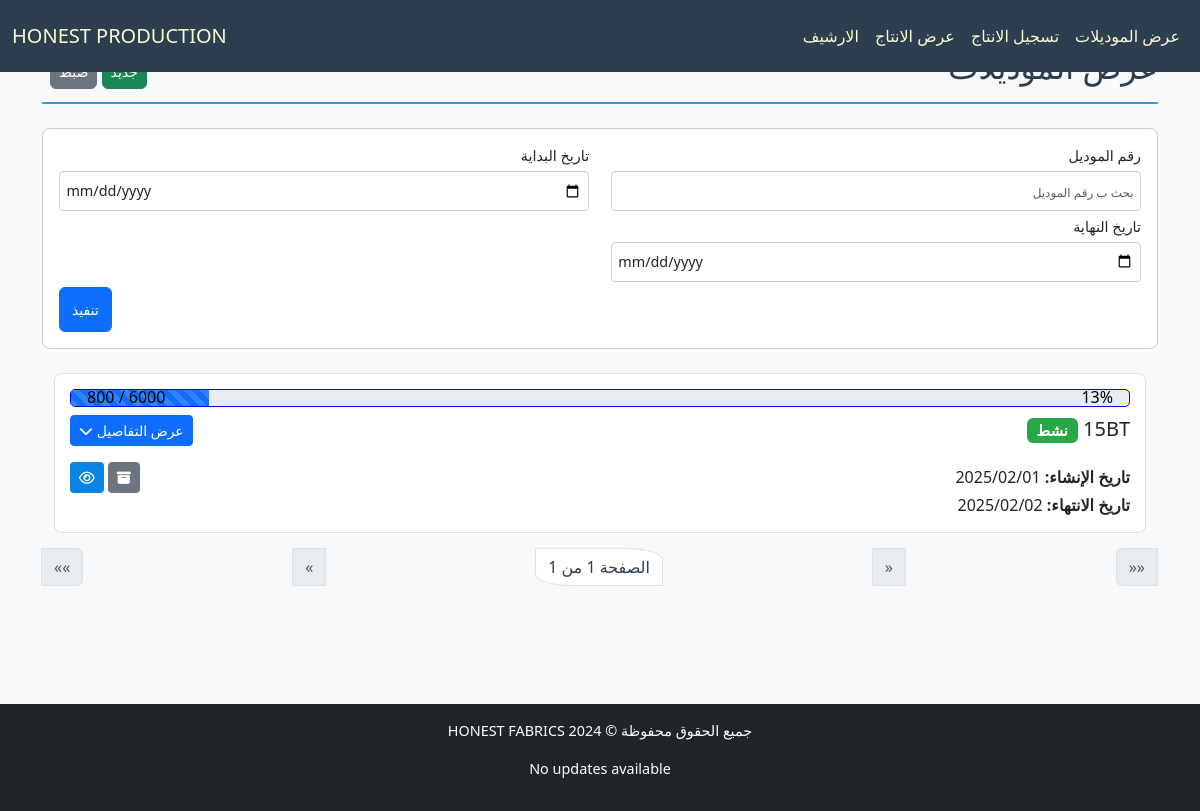
/production/, run on an earlier commit of the app's database.
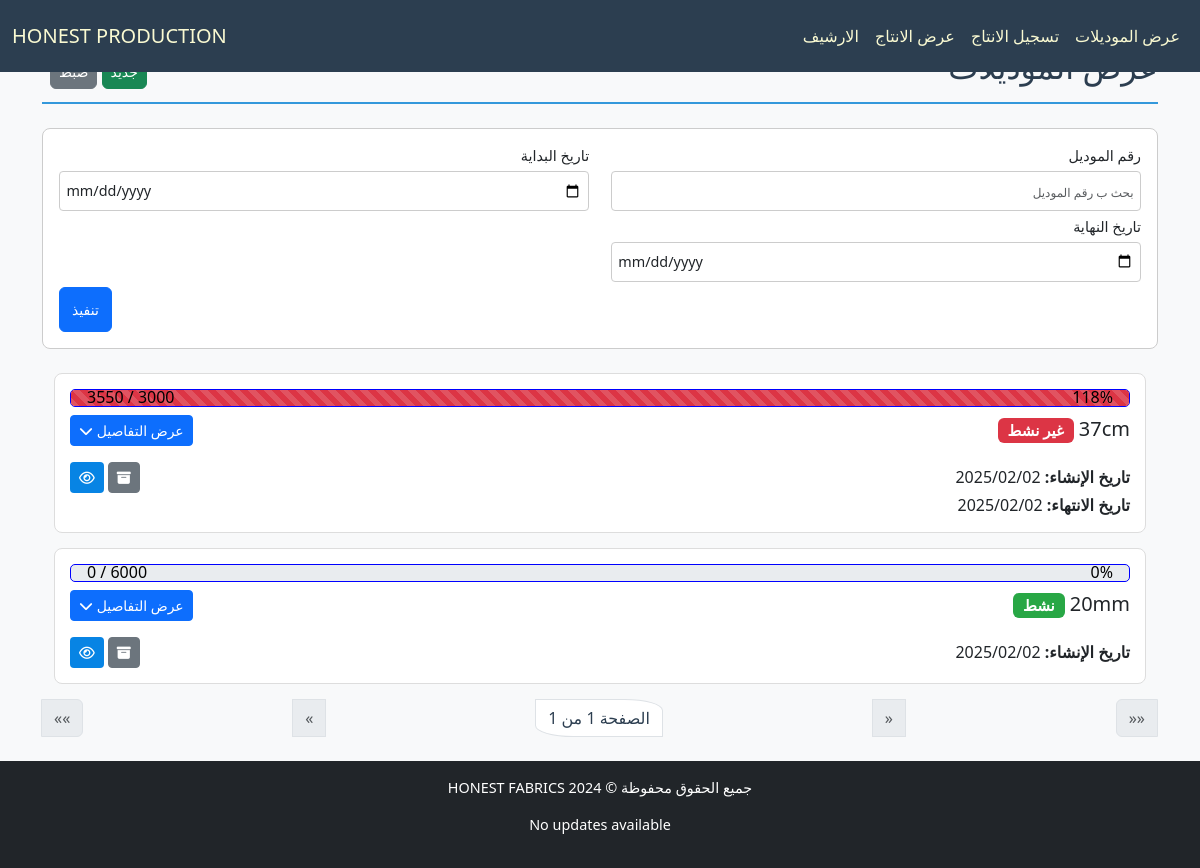
And on a later commit of the database.
### production/models.py (models this page shows, shortened)
class Model(models.Model):
    id = models.AutoField(primary_key=True, verbose_name="الرمز")
    model_number = models.CharField(max_length=50, verbose_name="رقم الموديل", unique=True)
    created_at = models.DateTimeField(verbose_name="تاريخ الإنشاء", default=now)
    ended_at = models.DateTimeField(verbose_name="تاريخ الانتهاء", blank=True, null=True)
    is_archive = models.BooleanField(default=False)
    class Meta:
        ordering = ['-created_at']
    def is_active(self):
        available_pieces = sum(piece.available_amount for piece in self.pieces.filter(available_amount__gt=0))  # using the Django ORM filter condition
        return available_pieces > 0
    def commets_count(self):
        return self.pieces.filter(productions__comment__gt="").count()
    def get_usage_percentage(self):
        sizes = self.size_amounts.all()
        pieces = self.pieces.all()
        pieces_count = pieces.count() / sizes.count()
        total_amount = sum(size.amount * pieces_count for size in sizes)
        used_amount = sum(piece.used_amount for piece in pieces)
        percent = (used_amount / total_amount) * 100
        if percent > 80:
            percent_style = "bg-danger"
        elif percent > 60:
            percent_style = "bg-warning"
        elif percent > 40:
            percent_style = "bg-info"
        elif percent > 20:
            percent_style = "bg-success"
        else:
            percent_style = ""
        type_usage = []
        type_names = set(pieces.values_list('type', flat=True))
        for type_name in type_names:
            type_pieces = pieces.filter(type=type_name)
            type_total_amount = total_amount / pieces_count
            type_used_amount = sum(piece.used_amount for piece in type_pieces)
            type_percent = (type_used_amount / type_total_amount) * 100 if type_total_amount > 0 else 0
            if type_percent > 80:
                type_percent_style = "bg-danger"
            elif type_percent > 60:
                type_percent_style = "bg-warning"
            elif type_percent > 40:
                type_percent_style = "bg-info"
            elif type_percent > 20:
                type_percent_style = "bg-success"
            else:
                type_percent_style = ""
            type_usage.append({
                "type": type_name,
                "total_amount": int(type_total_amount),
                "used_amount": int(type_used_amount),
                "percent": int(type_percent),
                "percent_style": type_percent_style,
            })
        return {
            "total_amount": int(total_amount),
            "used_amount": int(used_amount),
            "percent": int(percent),
            "percent_style": percent_style,
            "type_usage": type_usage,
        }

### production/views.py (the view)
# urls.py: path('', ModelListingView.as_view(), name='model_list_view'),
class ModelListingView(BaseModelListingView):
    is_archive = False

### production/views.py (called while the page is built)
    def parse_date(self, date_str):
        try:
            normalized_date = date_str.replace("\\", "/")
            return datetime.strptime(normalized_date, "%Y-%m-%d")
        except (ValueError, AttributeError):
            return None

    def get_queryset(self):
        queryset = super().get_queryset()
        filters = Q(is_archive=self.is_archive)  # Use dynamic is_archive flag
        model_number = self.request.GET.get("model_number")
        if model_number:
            filters &= Q(model_number__icontains=model_number)
        start_date = self.parse_date(self.request.GET.get("start_date"))
        end_date = self.parse_date(self.request.GET.get("end_date"))
        if start_date:
            filters &= Q(created_at__gte=start_date)
        if end_date:
            filters &= Q(created_at__lte=end_date)
        return queryset.filter(filters)

### production/templates/production/list_model.html (shortened to what the changed rows need)
{% extends "cloth/layout.html" %}
{% load math_filters %}
{% block body %}
    <div class="pt-4 section-title d-flex justify-content-between align-items-center">
        {% if not is_archive %}
            <h2>عرض الموديلات</h2>
        {% else %}
            <h2>الارشيف</h2>
        {% endif %}
    </div>
    <form method="get" class="filter-form-flex">
        {% for filter_field in filter_fields %}
          <div class="form-group">
            <label for="filter_{{ forloop.counter }}" class="form-label">
              {{ filter_field.verbose_name }}
            </label>
            <input
              type="{% if filter_field.field_name in 'start_date end_date' %}date{% elif filter_field.field_name in 'quantity price' %}number{% else %}text{% endif %}"
              id="filter_{{ forloop.counter }}"
              name="{{ filter_field.field_name }}"
              placeholder="بحث ب {{ filter_field.verbose_name }}"
              class="form-control">
          </div>
        {% endfor %}
      </form>
</head>
<body class="bg-light">
    <div class="container mt-4">
        {% for model in object_list %}
        <div class="model-card">
            {% with usage=model.get_usage_percentage %}
                <div dir="ltr" class="progress mb-2 position-relative" style="border: 1px solid blue; border-radius: 5px; height: 18px;">
                    <div class="progress-bar progress-bar-striped {{ usage.percent_style }}"
                        role="progressbar"
                        style="width: {{ usage.percent }}%"
                        aria-valuenow="{{ usage.used_amount }}"
                        aria-valuemin="0"
                        aria-valuemax="{{ usage.total_amount }}">
                    </div>
                    <div class="progress-data d-flex justify-content-between align-items-center px-3 position-absolute w-100 h-100"
                        style="top: -1px; left: 0; color: #000000; font-weight: 500; font-size: 16px">
                        <div>
                            {{ usage.used_amount }} / {{ usage.total_amount }}
                        </div>
                        <div>
                            {{ usage.percent }}%
                        </div>
                    </div>
                </div>
            <div class="d-flex justify-content-between align-items-center pb-3">
                <h5 class="mb-0">
                    {{ model.model_number }}
                    <span class="badge {% if model.is_active %}badge-active{% else %}badge-inactive{% endif %}">
                        {% if model.is_active %} نشط {% else %} غير نشط {% endif %}
                    </span>
                </h5>
                <button class="btn btn-sm btn-primary oped_details_btn" onclick="toggleDetails('{{ model.id }}')">
                    عرض التفاصيل <i id="chevron-icon-{{ model.id }}" class="fas fa-chevron-down"></i>
                </button>
            </div>
            <div class="d-flex justify-content-between align-items-center">
                <p class="mb-0"><strong>تاريخ الإنشاء:</strong> <span dir="ltr">{{ model.created_at|date:"Y/m/d" }}</span></p>
                <div class="d-flex justify-content-between align-items-center">
                    {% if model.is_archive == is_archive %}
                    <a class="btn btn-sm btn-secondary" href="{% url 'toggle_archive' model.id %}">
                        <i class="fa-solid fa-box-archive"></i>
                    </a>
                    {% endif %}
                    <a class="me-1 btn btn-sm" style="background-color: #0784e4; color: #ffffff" href="{% url 'model_detail_view' model.id %}">
                        <i class="fa-regular fa-eye" ></i>
                    </a>
                </div>
            </div>
            <div>
                {% if model.ended_at %}
                <p class="mb-0"><strong>تاريخ الانتهاء:</strong> <span dir="ltr">{{ model.ended_at|date:"Y/m/d" }}</span></p>
                {% endif %}
            </div>
                    {% endwith %}
        </div>
        {% endfor %}
    </div>
{% endblock body %}

What changed in the data, as far as the page shows it:
removed Model: get_usage_percentage.used_amount "800", get_usage_percentage.total_amount "6000", get_usage_percentage.percent "13", model_number "15BT", shows "نشط", created_at "2025/02/01", is_archive False (drawn), ended_at "2025/02/02"
added Model: get_usage_percentage.used_amount "3550", get_usage_percentage.total_amount "3000", get_usage_percentage.percent "118", model_number "37cm", shows "غير نشط", created_at "2025/02/02", is_archive False (drawn), ended_at "2025/02/02"
added Model: get_usage_percentage.used_amount "0", get_usage_percentage.total_amount "6000", get_usage_percentage.percent "0", model_number "20mm", shows "نشط", created_at "2025/02/02"
